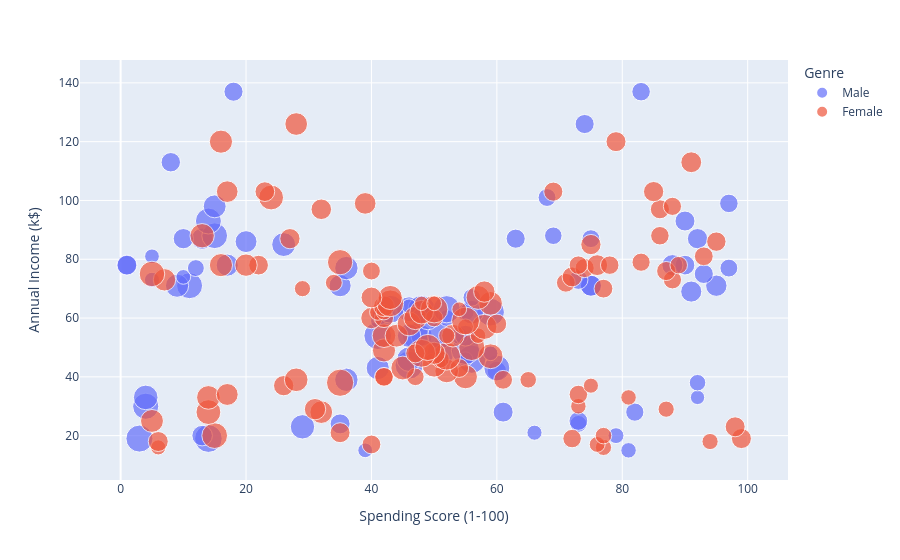

Notebook code for this chart:
### Markdown cell above
### Diplaying the dataset on plotly

### Code cell
import plotly.express as px
px.scatter(dataset, x="Spending Score (1-100)", y="Annual Income (k$)", color="Genre", size="Age")

### Figure 1 — Plotly figure (JSON) as saved in the notebook; plotly's stock layout.template omitted (floating-point values rounded to 4 significant figures)
{"data": [{"hovertemplate": "Genre=Male<br>Spending Score (1-100)=%{x}<br>Annual Income (k$)=%{y}<br>Age=%{marker.size}<extra></extra>", "legendgroup": "Male", "marker": {"color": "#636efa", "size": [19, 21, 64, 67, 37, 22, 20, 52, 35, 25, 31, 29, 35, 60, 53, 18, 24, 48, 33, 59, 47, 69, 53, 70, 19, 63, 18, 19, 70, 59, 26, 40, 57, 38, 67, 48, 18, 48, 24, 48, 20, 67, 26, 49, 54, 68, 66, 65, 19, 27, 39, 43, 40, 59, 38, 47, 39, 20, 32, 19, 32, 25, 28, 48, 34, 43, 39, 37, 34, 19, 50, 42, 32, 40, 28, 36, 36, 58, 27, 59, 35, 46, 30, 28, 33, 32, 32, 30], "sizemode": "area", "sizeref": 0.175, "symbol": "circle"}, "mode": "markers", "name": "Male", "orientation": "v", "showlegend": true, "type": "scatter", "x": [39, 81, 3, 14, 13, 79, 66, 29, 35, 73, 73, 82, 61, 4, 4, 92, 92, 36, 60, 60, 41, 46, 46, 56, 55, 51, 59, 59, 55, 47, 54, 48, 51, 55, 41, 46, 41, 49, 52, 42, 49, 59, 55, 56, 46, 43, 48, 52, 46, 56, 91, 35, 95, 11, 75, 9, 75, 5, 73, 10, 93, 12, 97, 36, 90, 17, 88, 1, 1, 5, 26, 20, 63, 13, 75, 10, 92, 15, 69, 14, 90, 15, 97, 68, 8, 74, 18, 83], "xaxis": "x", "y": [15, 15, 19, 19, 20, 20, 21, 23, 24, 24, 25, 28, 28, 30, 33, 33, 38, 39, 42, 43, 43, 44, 46, 46, 46, 48, 48, 48, 49, 54, 54, 54, 54, 54, 54, 54, 59, 60, 60, 61, 61, 62, 62, 62, 63, 63, 63, 63, 64, 67, 69, 71, 71, 71, 71, 71, 71, 73, 73, 74, 75, 77, 77, 77, 78, 78, 78, 78, 78, 81, 85, 86, 87, 87, 87, 87, 87, 88, 88, 93, 93, 98, 99, 101, 113, 126, 137, 137], "yaxis": "y"}, {"hovertemplate": "Genre=Female<br>Spending Score (1-100)=%{x}<br>Annual Income (k$)=%{y}<br>Age=%{marker.size}<extra></extra>", "legendgroup": "Female", "marker": {"color": "#EF553B", "size": [20, 23, 31, 22, 35, 23, 30, 35, 58, 24, 35, 35, 46, 54, 45, 40, 23, 21, 49, 21, 42, 30, 36, 20, 65, 31, 49, 24, 50, 27, 29, 31, 49, 31, 50, 51, 27, 67, 54, 43, 68, 32, 47, 60, 60, 45, 23, 49, 46, 21, 55, 22, 34, 50, 68, 40, 32, 47, 27, 23, 49, 21, 66, 19, 38, 18, 19, 63, 49, 51, 50, 38, 40, 23, 31, 25, 31, 29, 44, 35, 57, 28, 32, 32, 34, 44, 38, 47, 27, 30, 30, 56, 29, 31, 36, 33, 36, 52, 30, 37, 32, 29, 41, 54, 41, 36, 34, 32, 38, 47, 35, 45], "sizemode": "area", "sizeref": 0.175, "symbol": "circle"}, "mode": "markers", "name": "Female", "orientation": "v", "showlegend": true, "type": "scatter", "x": [6, 77, 40, 76, 6, 94, 72, 99, 15, 77, 35, 98, 5, 14, 32, 31, 87, 73, 14, 81, 17, 73, 26, 75, 35, 61, 28, 65, 55, 47, 42, 42, 52, 54, 45, 50, 51, 52, 59, 50, 48, 47, 42, 49, 56, 53, 52, 42, 44, 57, 58, 55, 60, 46, 55, 40, 42, 47, 50, 41, 48, 42, 50, 54, 42, 48, 50, 43, 59, 43, 57, 40, 58, 29, 77, 34, 71, 88, 7, 72, 5, 40, 87, 74, 22, 20, 76, 16, 89, 78, 73, 35, 83, 93, 75, 95, 27, 13, 86, 32, 86, 88, 39, 24, 17, 85, 23, 69, 91, 16, 79, 28], "xaxis": "x", "y": [16, 16, 17, 17, 18, 18, 19, 19, 20, 20, 21, 23, 25, 28, 28, 29, 29, 30, 33, 33, 34, 34, 37, 37, 38, 39, 39, 39, 40, 40, 40, 40, 42, 43, 43, 44, 46, 47, 47, 48, 48, 48, 49, 50, 50, 54, 54, 54, 54, 54, 57, 57, 58, 58, 59, 60, 60, 60, 60, 62, 62, 62, 63, 63, 64, 65, 65, 65, 65, 67, 67, 67, 69, 70, 70, 72, 72, 73, 73, 74, 75, 76, 76, 77, 78, 78, 78, 78, 78, 78, 78, 79, 79, 81, 85, 86, 87, 88, 88, 97, 97, 98, 99, 101, 103, 103, 103, 103, 113, 120, 120, 126], "yaxis": "y"}], "layout": {"legend": {"itemsizing": "constant", "title": {"text": "Genre"}, "tracegroupgap": 0}, "margin": {"t": 60}, "xaxis": {"anchor": "y", "domain": [0, 1], "title": {"text": "Spending Score (1-100)"}}, "yaxis": {"anchor": "x", "domain": [0, 1], "title": {"text": "Annual Income (k$)"}}}}
